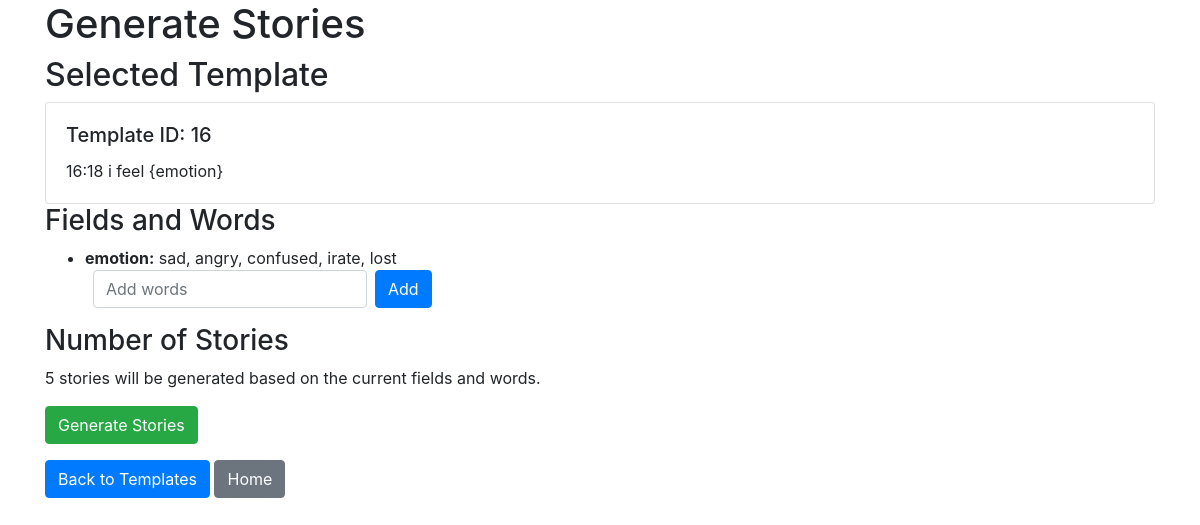
The app's page /generate_stories?template_id=16 with its own data.
### app/models.py (models this page shows, shortened)
class Template(db.Model):
    __tablename__ = 'template'
    template_id = db.Column(db.Integer, primary_key=True, autoincrement=True)
    content = db.Column(db.Text, nullable=False)

class Field(db.Model):
    __tablename__ = 'field'
    field_id = db.Column(db.Integer, primary_key=True, autoincrement=True)
    field = db.Column(db.String(255), unique=True, nullable=False)
    words = db.relationship('Word', secondary=word_field_association, back_populates='fields')

### app/routes.py (the view)
@bp.route('/generate_stories', methods=['GET', 'POST'])
def generate_stories():
    template_id = request.args.get('template_id') or request.form.get('template_id')
    if template_id:
        template = db.session.query(Template).get(template_id)
        fields, missing_fields = story_builder_service.get_template_fields(template_id)
        permutations = story_builder_service.generate_permutations(fields)
        num_stories = len(permutations)
        if request.method == 'POST' and 'generate' in request.form:
            generated_stories_ids = story_builder_service.generate_stories(template_id)
            session['generated_story_ids'] = generated_stories_ids
            return redirect(url_for('main.display_generated_stories'))
        return render_template('generate_stories.html', template=template, fields=fields, missing_fields=missing_fields, num_stories=num_stories)
    return redirect(url_for('main.see_all_templates'))

### app/services/story_builder_service.py (called while the page is built)
def get_template_fields(template_id):
    template = db.session.query(Template).get(template_id)
    field_names = re.findall(r'\{(.*?)\}', template.content)
    fields = {}
    missing_fields = []
    for field_name in field_names:
        field = db.session.query(Field).filter_by(field=field_name).first()
        if field:
            words = [word.word for word in field.words]
            fields[field_name] = words
        else:
            missing_fields.append(field_name)
    return fields, missing_fields

def generate_permutations(fields):
    field_names = list(fields.keys())
    return list(itertools.product(*(fields[field] for field in field_names)))

### app/templates/generate_stories.html (shortened to what this page needs)
<!DOCTYPE html>
<html lang="en">
<head>
    <link rel="stylesheet" href="{{ url_for('static', filename='css/static.css') }}">
    <link rel="stylesheet" href="https://stackpath.bootstrapcdn.com/bootstrap/4.5.2/css/bootstrap.min.css">
</head>
<body>
    <div class="container">
        <h1>Generate Stories</h1>
        <h2>Selected Template</h2>
        <div class="card">
            <div class="card-body">
                <h5 class="card-title">Template ID: {{ template.template_id }}</h5>
                <p class="card-text">{{ template.content }}</p>
            </div>
        </div>
        <h3>Fields and Words</h3>
        <ul>
            {% for field, words in fields.items() %}
                <li>
                    <strong>{{ field }}:</strong> {{ words | join(', ') }}
                    <form action="{{ url_for('main.add_word') }}" method="POST" class="form-inline">
                        <input type="text" name="new_words" class="form-control ml-2" placeholder="Add words">
                        <button type="submit" class="btn btn-primary ml-2">Add</button>
                    </form>
                </li>
            {% endfor %}
        </ul>
        <h3>Number of Stories</h3>
        <p>{{ num_stories }} stories will be generated based on the current fields and words.</p>
        <form action="{{ url_for('main.generate_stories') }}" method="POST">
            <button type="submit" name="generate" class="btn btn-success">Generate Stories</button>
        </form>
        <a href="{{ url_for('main.see_all_templates') }}" class="btn btn-primary mt-3">Back to Templates</a>
        <a href="{{ url_for('main.index') }}" class="btn btn-secondary mt-3">Home</a>
    </div>
</body>
</html>

### records on screen
Template: template_id "16", content "16:18 i feel {emotion}"
Field: field "emotion", words "sad, angry, confused, irate, lost"

### other values on screen
{{ num_stories }} "5"
